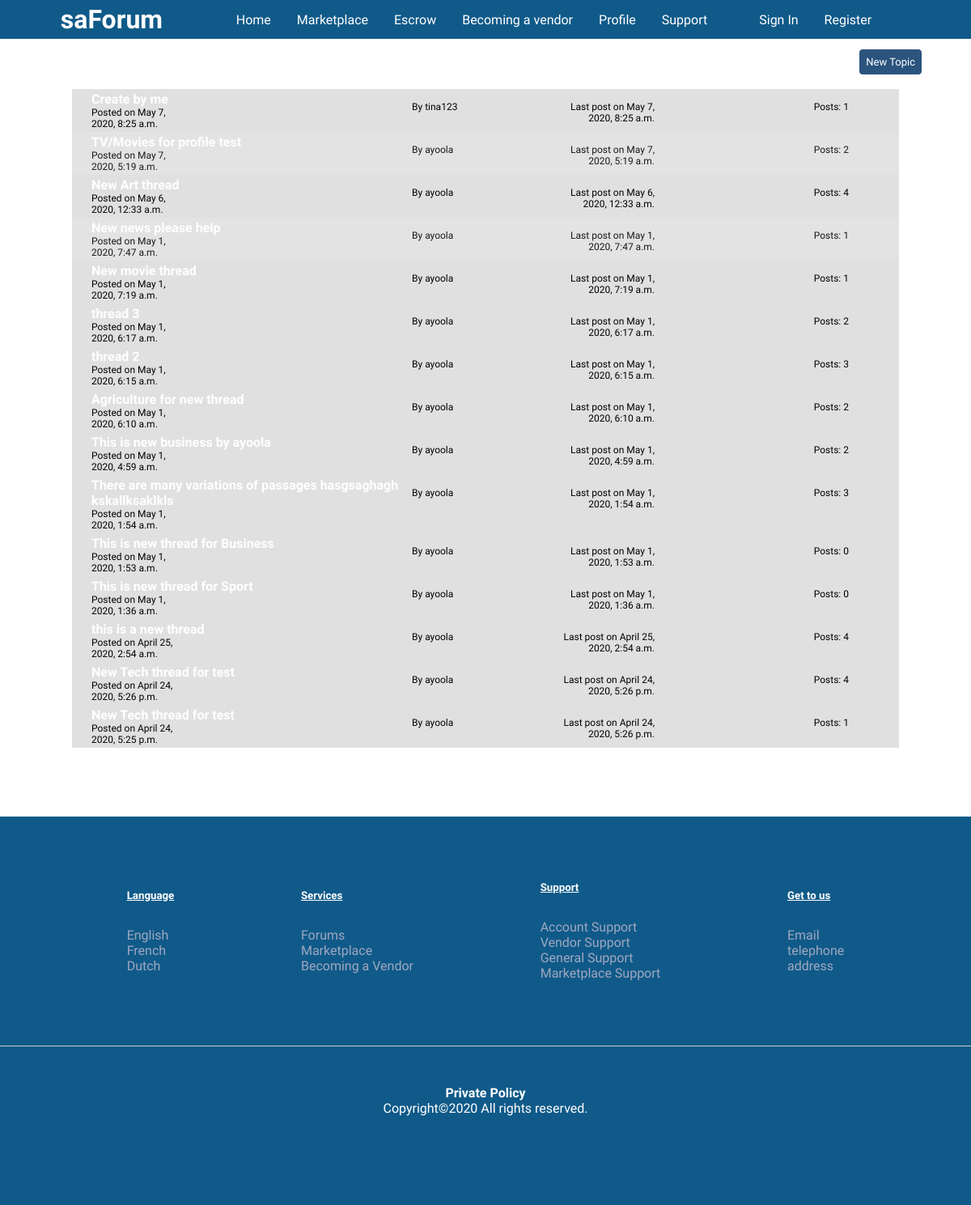
Page /forums/ on the committed database.
### forums/models.py (models this page shows, shortened)
class Thread(models.Model):
    directory = models.ForeignKey(Directory, on_delete=models.CASCADE)
    topic = models.CharField(max_length=100)
    content = models.TextField(max_length=5000)
    posted_date = models.DateTimeField(default=timezone.now)
    author = models.ForeignKey(User, on_delete=models.CASCADE)
    number_of_views = models.IntegerField(null=False, blank=False, default=0)
    active = models.BooleanField(default=True)
    number_of_posts = models.IntegerField(null=False, blank=False, default=0)
    last_active_post = models.DateTimeField(auto_now_add=True, auto_now=False)
    admin_message = models.TextField(max_length=600, null=True, blank=True)
    class Meta:
        ordering = ['-posted_date']

### forums/views.py (the view)
# urls.py: path('', ThreadListView.as_view(), name='forum'),
class ThreadListView(ListView):
    model = Thread
    template_name = 'forums/thread_list_view.html'
    context_object_name = 'threads'

### forums/templates/forums/thread_list_view.html (shortened to what this page needs)
{% extends 'base.html' %}
{% load tz %}
{% block content %}
  <div class="topics-list">
    <a id="new-topic" href="#">New Topic</a>
    <ul>
      {% for thread in threads %}
      <li>
        <span class="topic"><strong class="topic-name"><a href="#">{{ thread.topic }}</a></strong>
          <p class="topic-date">Posted on {% localtime on %}{{ thread.posted_date }}{% endlocaltime %}</p>
        </span>
        <span class="posted-by">By {{ thread.author }}</span>
        <span class="last-post-date">Last post on {{ thread.last_active_post }}</span>
        <span class="number-posts">Posts: {{ thread.number_of_posts }}</span>
      </li>
      {% endfor %}
    </ul>
  </div>
{% endblock content %}

### templates/base.html (shortened to what this page needs)
<!DOCTYPE html>
<html lang="en">
{% load static %}
<head>
  <link rel="stylesheet" type="text/css" href="{% static 'navbar_footer/css/navbar.css' %}">
  <link rel="stylesheet" type="text/css" href="{% static 'navbar_footer/css/footer.css' %}">
  <link rel="stylesheet" href="https://cdnjs.cloudflare.com/ajax/libs/font-awesome/4.7.0/css/font-awesome.min.css">
  <link rel="stylesheet" href="{% static 'flags/sprite.css' %}">
</head>
<body>
  {% include 'navbar.html' %}
  {% block content %}
  {% endblock content %}
  {% include 'footer.html' %}
</body>
</html>

### templates/navbar.html (shortened to what this page needs)
<section>
    <header>
        <div>
            <nav>
                <h1 class="logo">saForum</h1>
                <div class="menu-wrap">
                    <div class="ul-container">
                        <div>
                            <div>
                                <ul>
                                    <li><a href="{% url 'home:home' %}">Home</a></li>
                                    <li><a href="#">Marketplace</a></li>
                                    <li><a href="#">Escrow</a></li>
                                    <li><a href="#">Becoming a vendor</a></li>
                                    <li><a href="{% url 'user_profiles:login' %}">Profile</a></li>
                                    <li><a href="{% url 'support:support' %}">Support</a></li>
                                </ul>
                                <ul class="login-logout">
                                    {% if request.user.is_authenticated %}
                                    {% else %}
                                    <li><a href="{% url 'user_profiles:login' %}">Sign In</a></li>
                                     {% endif %}
                                    {% if request.user.is_authenticated %}
                                    <li><a href="{% url 'user_profiles:logout' %}">Logout</a></li>
                                    {% else %}
                                    <li><a href="{% url 'registration:register' %}">Register</a></li>
                                    {% endif %}
                                </ul>
                            </div>
                        </div>
                    </div>
                </div>
            </nav>
        </div>
    </header>
</section>

### templates/footer.html
<section>
  <footer>
      <div class="footer-div">
          <div>
              <h5 class="footer-min-h">Language</h5>
              <p class="footer-p"><a href="/">English</a></p>
              <p class="footer-p"><a href="/">French</a></p>
              <p class="footer-p"><a href="/">Dutch</a></p>
          </div>
          <div>
              <h5 class="footer-min-h">Services</h5>
              <p class="footer-p"><a href="/">Forums</a></p>
              <p class="footer-p"><a href="/">Marketplace</a></p>
              <p class="footer-p"><a href="/">Becoming a Vendor</a></p>
          </div>
          <div>
              <h5 class="footer-min-h">Support</h5>
              <p class="footer-p"><a href="/">Account Support</a></p>
              <p class="footer-p"><a href="/">Vendor Support</a></p>
              <p class="footer-p"><a href="/">General Support</a></p>
              <p class="footer-p"><a href="/">Marketplace Support</a></p>
          </div>
          <div>
              <h5 class="footer-min-h">Get to us</h5>
              <p class="footer-p"><a href="/">Email</a></p>
              <p class="footer-p"><a href="/">telephone</a></p>
              <p class="footer-p"><a href="/">address</a></p>
          </div>
      </div>
      <div class="bottom-div">
          <h4>Private Policy</h4>
          <p>Copyright©2020 All rights reserved.</p>
      </div>
  </footer>
</section>

### static/static_files/navbar_footer/css/navbar.css (style rules this page uses)
* { margin: 0; padding: 0; box-sizing: border-box; }
body { font-family: 'work sans', sans-serif; background-color: #fff; width: 100vw; overflow-x: hidden; }
.menu-wrap { display: flex; }
nav { position: fixed; top: 0; display: flex; justify-content: space-evenly; align-items: center; height: 3rem; width: 100vw; background-color: #105a89; z-index: 2; }
.ul-container > div > div { display: flex; }
.ul-container > div > div > ul { margin-right: 2rem; }
nav ul { display: flex; justify-content: space-evenly; }
nav ul li { list-style-type: none; margin: 0rem 1rem; }
li a { color: #fff; text-decoration: none; transition: .4s; }
.logo { color: #fff; font-size: 2rem; }

### static/static_files/navbar_footer/css/footer.css (style rules this page uses)
footer { height: 30rem; width: 100%; background-color: #105a89; margin-top: 5rem; }
.footer-div { display: flex; justify-content: space-evenly; align-items: center; }
.footer-min-h { color: white; padding: 5rem 0rem 2rem 0rem; text-decoration: underline; }
.footer-p a { color: rgb(160, 168, 192); text-decoration: none; }
.bottom-div { display: flex; flex-direction: column; color: white; justify-content: center; align-items: center; margin-top: 5rem; padding-top: 3rem; border-top: 1px #ccc solid; }

### rows in the picture
Thread: topic "Create by me", posted_date "May 7, 2020, 8:25 a.m.", author "tina123", last_active_post "May 7, 2020, 8:25 a.m.", number_of_posts "1"
Thread: topic "TV/Movies for profile test", posted_date "May 7, 2020, 5:19 a.m.", author "ayoola", last_active_post "May 7, 2020, 5:19 a.m.", number_of_posts "2"
Thread: topic "New Art thread", posted_date "May 6, 2020, 12:33 a.m.", author "ayoola", last_active_post "May 6, 2020, 12:33 a.m.", number_of_posts "4"
Thread: topic "New news please help", posted_date "May 1, 2020, 7:47 a.m.", author "ayoola", last_active_post "May 1, 2020, 7:47 a.m.", number_of_posts "1"
Thread: topic "New movie thread", posted_date "May 1, 2020, 7:19 a.m.", author "ayoola", last_active_post "May 1, 2020, 7:19 a.m.", number_of_posts "1"
Thread: topic "thread 3", posted_date "May 1, 2020, 6:17 a.m.", author "ayoola", last_active_post "May 1, 2020, 6:17 a.m.", number_of_posts "2"
Thread: topic "thread 2", posted_date "May 1, 2020, 6:15 a.m.", author "ayoola", last_active_post "May 1, 2020, 6:15 a.m.", number_of_posts "3"
Thread: topic "Agriculture for new thread", posted_date "May 1, 2020, 6:10 a.m.", author "ayoola", last_active_post "May 1, 2020, 6:10 a.m.", number_of_posts "2"
Thread: topic "This is new business by ayoola", posted_date "May 1, 2020, 4:59 a.m.", author "ayoola", last_active_post "May 1, 2020, 4:59 a.m.", number_of_posts "2"
Thread: topic "There are many variations of passages hasgsaghagh kskallksaklkls", posted_date "May 1, 2020, 1:54 a.m.", author "ayoola", last_active_post "May 1, 2020, 1:54 a.m.", number_of_posts "3"
Thread: topic "This is new thread for Business", posted_date "May 1, 2020, 1:53 a.m.", author "ayoola", last_active_post "May 1, 2020, 1:53 a.m.", number_of_posts "0"
Thread: topic "This is new thread for Sport", posted_date "May 1, 2020, 1:36 a.m.", author "ayoola", last_active_post "May 1, 2020, 1:36 a.m.", number_of_posts "0"
Thread: topic "this is a new thread", posted_date "April 25, 2020, 2:54 a.m.", author "ayoola", last_active_post "April 25, 2020, 2:54 a.m.", number_of_posts "4"
Thread: topic "New Tech thread for test", posted_date "April 24, 2020, 5:26 p.m.", author "ayoola", last_active_post "April 24, 2020, 5:26 p.m.", number_of_posts "4"
Thread: topic "New Tech thread for test", posted_date "April 24, 2020, 5:25 p.m.", author "ayoola", last_active_post "April 24, 2020, 5:26 p.m.", number_of_posts "1"
